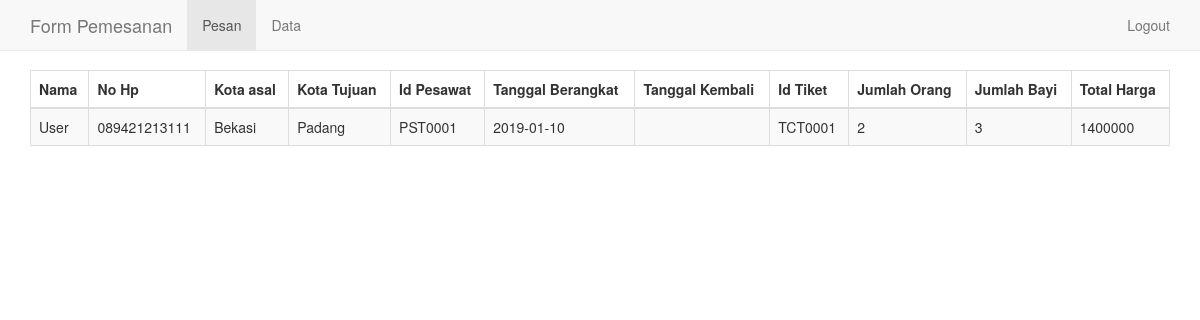
The page /data.php (signed in) on the database its author committed.
### tables this page shows
CREATE TABLE `transaksi` (
  `id_transaksi` int(11) NOT NULL,
  `username` varchar(30) NOT NULL,
  `nama` varchar(30) NOT NULL,
  `no_hp` varchar(15) NOT NULL,
  `kota_asal` varchar(30) NOT NULL,
  `kota_tujuan` varchar(30) NOT NULL,
  `id_pesawat` varchar(30) NOT NULL,
  `tanggal_berangkat` varchar(30) NOT NULL,
  `tanggal_kembali` varchar(30) DEFAULT NULL,
  `id_tiket` varchar(30) NOT NULL,
  `jumlah` int(11) NOT NULL,
  `bayi` int(11) NOT NULL,
  `total_harga` int(11) NOT NULL
);

### data.php (the view, shortened to what this page needs)
<?php
  require_once ("konek/connect.php");
  $username = $_SESSION['username'];
    $sql= "select * from transaksi where username = '$username' ";
    $query  = mysqli_query($con,$sql);
?>
<!DOCTYPE html>
<html lang="en">
  <head>
    <link href="css/bootstrap.min.css" rel="stylesheet">
    <link href="css/navbar-fixed-top.css" rel="stylesheet">
  </head>
  <body>
    <nav class="navbar navbar-default navbar-fixed-top">
      <div class="container">
        <div class="navbar-header">
          <a class="navbar-brand" href="index.php">Form Pemesanan</a>
        </div>
        <div id="navbar" class="navbar-collapse collapse">
          <ul class="nav navbar-nav">
            <li class="active"><a href="index.php">Pesan</a></li>
            <li><a href="data.php">Data</a></li>
          </ul>
          <ul class="nav navbar-nav navbar-right">
            <li><a href="logout.php">Logout</a></li>
          </ul>
        </div>
      </div>
    </nav>
<div class="container">
  <div class="table-responsive">
    <table class="table table-striped table-bordered table-hover">
      <thead>
        <tr>
          <th>Nama</th>
          <th>No Hp</th>
          <th>Kota asal</th>
          <th>Kota Tujuan</th>
          <th>Id Pesawat</th>
          <th>Tanggal Berangkat</th>
          <th>Tanggal Kembali</th>
          <th>Id Tiket</th>
          <th>Jumlah Orang</th>
          <th>Jumlah Bayi</th>
          <th>Total Harga</th>
        </tr>
      </thead>
       <?php
          while($row  = mysqli_fetch_assoc($query)){
        ?>
      <tbody>
        <tr>
           <td><?php echo $row['nama']; ?></td>
           <td><?php echo $row['no_hp']; ?></td>
           <td><?php echo $row['kota_asal']; ?></td>
           <td><?php echo $row['kota_tujuan']; ?></td>
           <td><?php echo $row['id_pesawat']; ?></td>
           <td><?php echo $row['tanggal_berangkat']; ?></td>
           <td><?php echo $row['tanggal_kembali']; ?></td>
           <td><?php echo $row['id_tiket']; ?></td>
           <td><?php echo $row['jumlah']; ?></td>
           <td><?php echo $row['bayi']; ?></td>
           <td><?php echo $row['total_harga']; ?></td>
        </tr>
        <?php } ?>
      </tbody>
    </table>
  </div>
</div>
  </body>
</html>

### css/navbar-fixed-top.css (style rules this page uses)
body { min-height: 2000px; padding-top: 70px; }

### rows shown on the page
transaksi: nama "User", no_hp "089421213111", kota_asal "Bekasi", kota_tujuan "Padang", id_pesawat "PST0001", tanggal_berangkat "2019-01-10", id_tiket "TCT0001", jumlah "2", bayi "3", total_harga "1400000"
